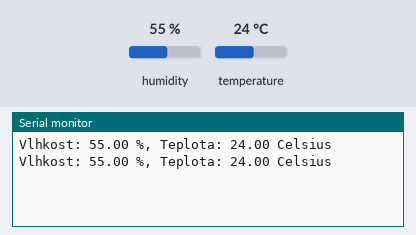
Bench run of a sketch on a simulated Arduino Uno, built with avr-gcc and run on an emulated ATmega328P. Shown: the last lines printed to the serial monitor. The inputs (shaded band) are chosen by the test bench; at power-on: humidity 55 %, temperature 24 °C.

Above: at 2.8 s.
2.9 s: humidity set to 22 %
At 4.8 s:
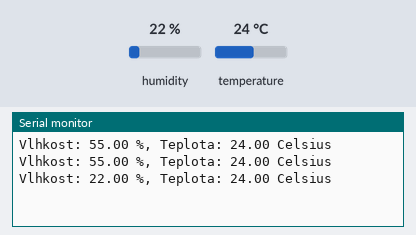
5.6 s: temperature set to 12 °C
At 7.2 s:
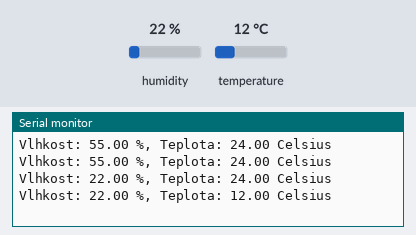
8.3 s: humidity set to 40 %
At 10.8 s:
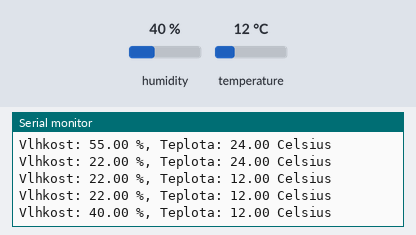
Timing chart, 0 to 12.3 s (numbered marks = the images above; inputs shaded):
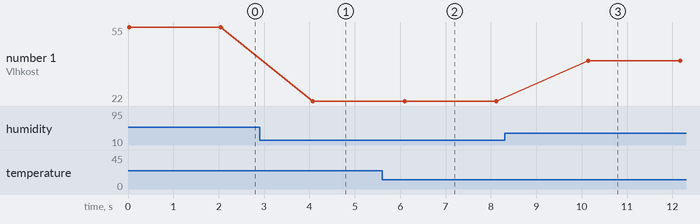

The sketch:

10_funduino_teplomer_dht11.ino
```cpp
#include "DHT.h"

// číslo pinu Arduina, kam je připojený DATA pin senzoru DHT
#define DHTPIN 2

// pro případ, že by byl senzor typu DHT-11
#define DHTTYPE DHT11
// do proměné dht uložíme údaje o již nadefinovaném senzoru
DHT dht(DHTPIN, DHTTYPE);

// vytvoříme proměnou pro vlhkost (humidity)
float hum;
// vytvoříme proměnou pro teplotu (temperature)
float temp;

void setup()
{
  // zapneme sériovou linku a určíme rychlost 9600 baudů
  Serial.begin(9600);
  // aktivujeme komunikaci senzoru DHT
  dht.begin();
}

void loop()
{
  // načteme informaci (vlhkost) z čidla a uložíme jí do proměné hum
  hum = dht.readHumidity();
  // načteme informaci (teplota) z čidla a uložíme jí do proměné temp
  temp = dht.readTemperature();

  // vypíšeme informace po sériové lince
  Serial.print("Vlhkost: ");
  Serial.print(hum);
  Serial.print(" %, Teplota: ");
  Serial.print(temp);
  Serial.println(" Celsius");

  // počkáme 2s před opakováním měření
  delay(2000);
}
```

Measured:
- after the input at 2.9 s, the serial monitor: prints a new line after 1.2 s (image 1)
- after the input at 5.6 s, the serial monitor: prints a new line after 0.50 s (image 2)
- after the input at 8.3 s, the serial monitor: prints a new line after 1.8 s (image 3)
- plotted number 1: 55 → 22 after the input at 2.9 s, 22 → 40 after the input at 8.3 s
